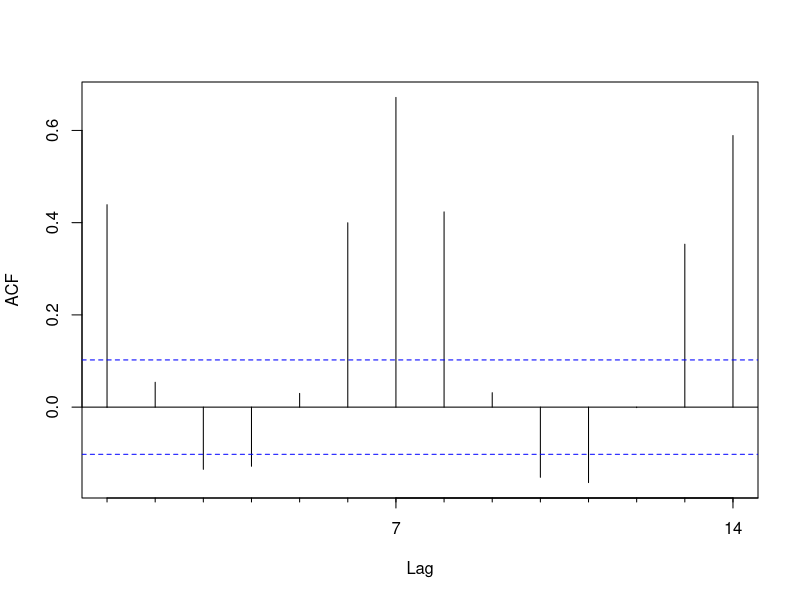
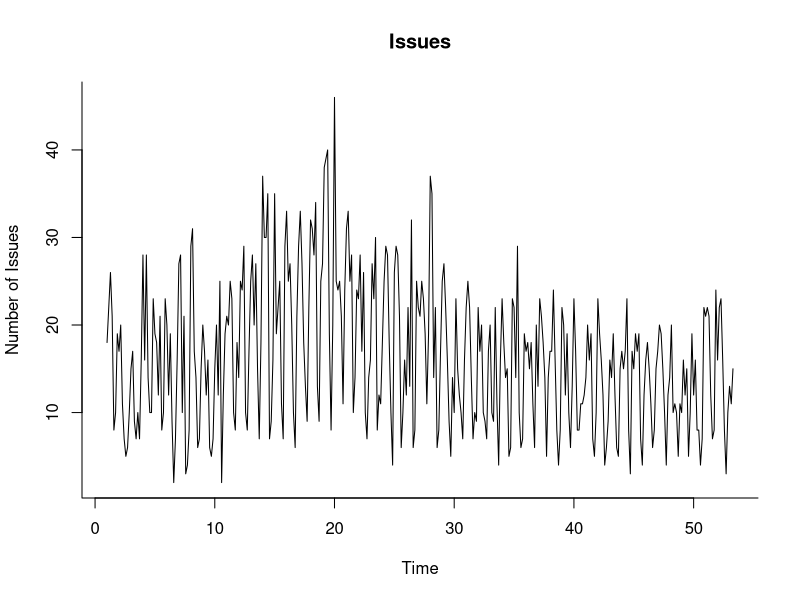
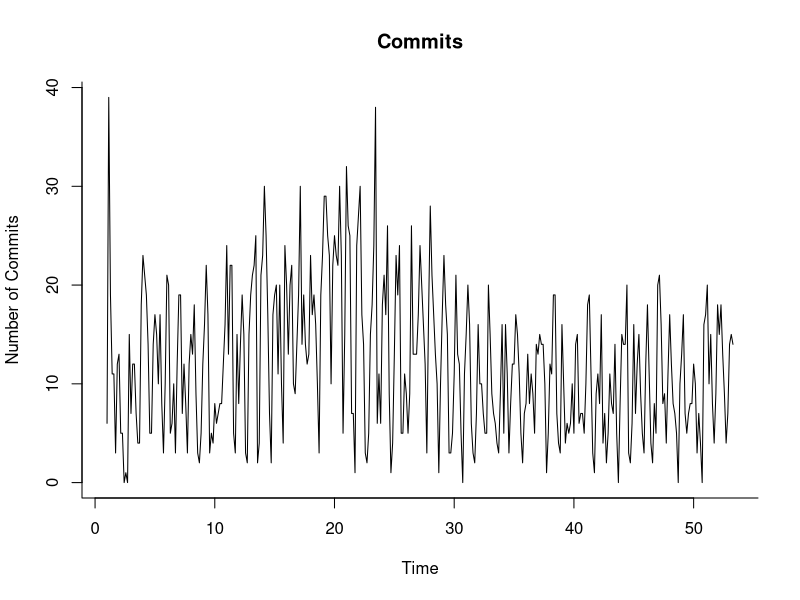
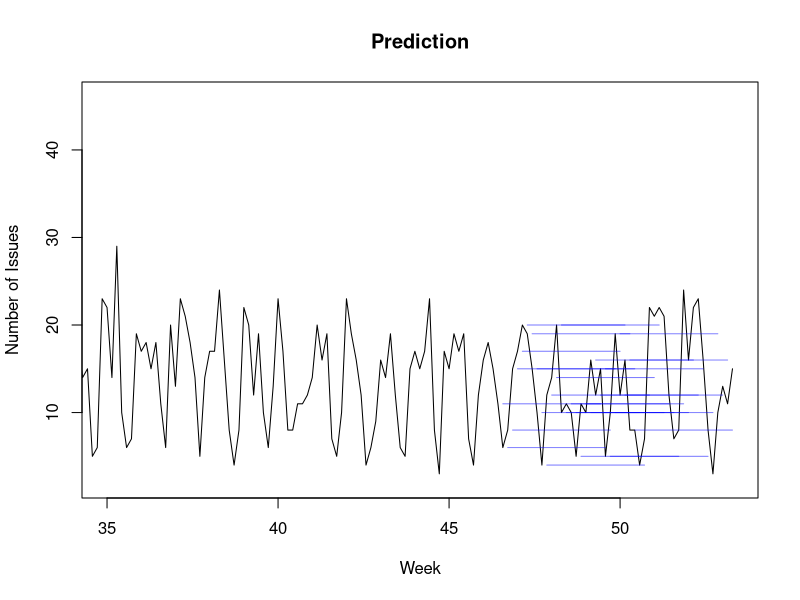
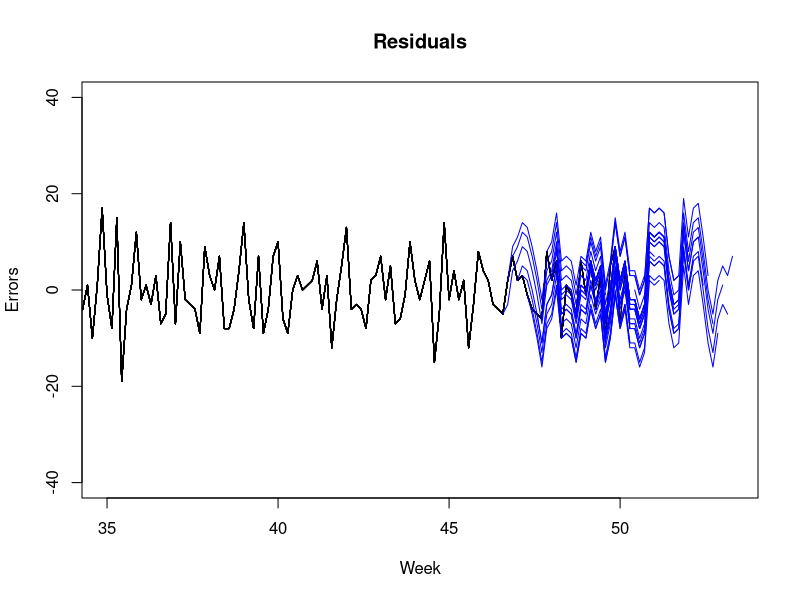
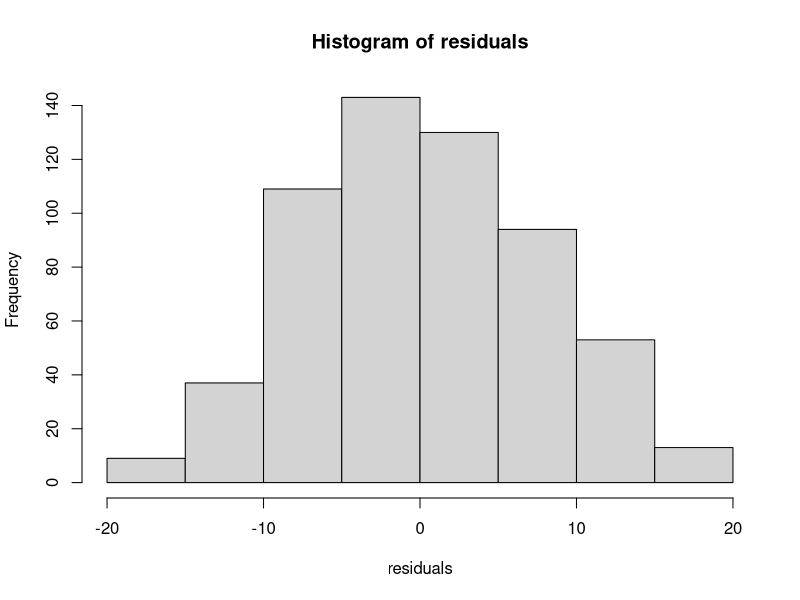
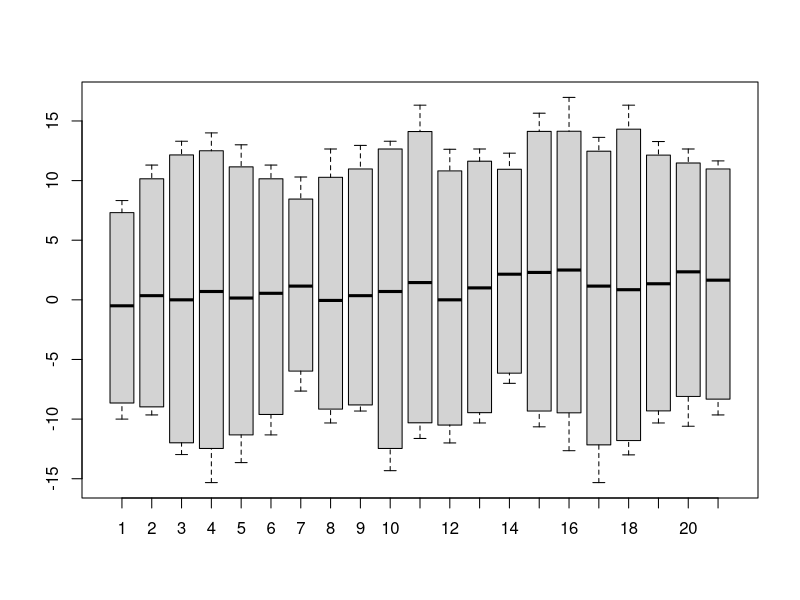
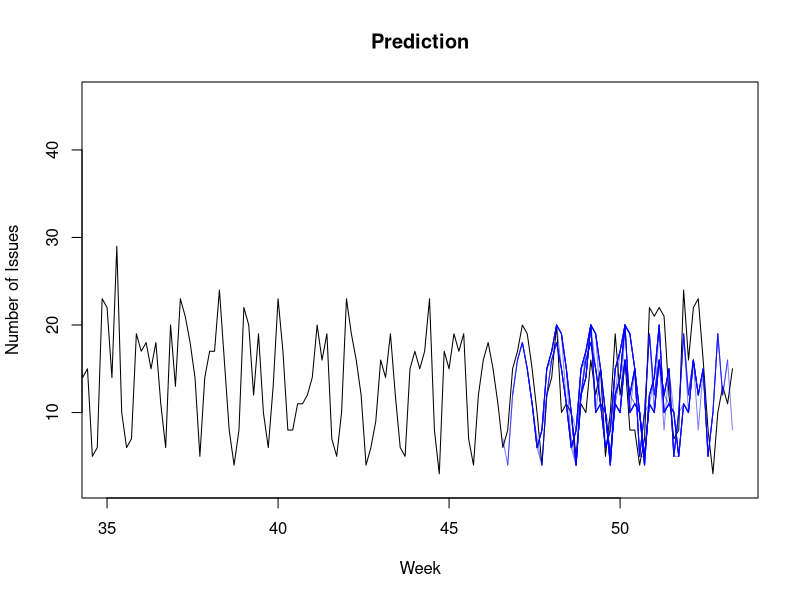

Write the R code that produced these figures, in order. (Note: this script raises an error after producing the figures.)
## ---- chunk 1
#install.packages('forecast')

library('forecast')
library(knitr)
#load the data frame
repository.csv <- read.csv("time_series/apache_spark_daily.csv")

repository.csv$date = as.POSIXlt(as.Date(repository.csv$date,format='%Y-%m-%d'))
## ---- chunk 2
to_date <- repository.csv$date[length(repository.csv$date)]
from_date <- to_date
from_date$year <- from_date$year - 1

repository.csv <- subset(repository.csv, date <= to_date & date >= from_date)
## ---- chunk 3
#loading issues and commits into a ts object
issues.ts <- ts(repository.csv$number_of_issues, frequency = 7) 


Acf(issues.ts, lag.max = 14, main = "")

commits.ts <- ts(repository.csv$number_of_commits, frequency = 7) 
pull_requests.ts <- ts(repository.csv$number_of_pull_requests, frequency = 7) 

plot(issues.ts, main = 'Issues', bty = 'l', ylab = 'Number of Issues')
plot(commits.ts, main = 'Commits', bty = 'l', ylab = 'Number of Commits')
## ---- chunk 4
time <- time(issues.ts)

n.sample <- 28
n.valid <- 21


separate.train.test <- function(timeserie, n.valid) {
  time <- time(timeserie)
  n.train <- length(timeserie) - n.valid
  results <- list()
  results$train.ts <- window(timeserie, start=time[1], end=time[n.train])
  results$valid.ts <- window(timeserie, start=time[n.train+1], end=time[n.train+n.valid])
  return(results)
}
# create a matrix of 14 column, each column is a time series create by rolling forward
all.issues <- sapply(0:(n.sample - 1), function(i) return(separate.train.test(window(issues.ts,start=time[1],end=time[length(issues.ts)-i]), n.valid)))
all.commits <- sapply(0:(n.sample - 1), function(i) return(separate.train.test(window(commits.ts,start=time[1],end=time[length(commits.ts)-i]), n.valid)))

issues  <- separate.train.test(issues.ts, n.valid)
commits  <- separate.train.test(commits.ts, n.valid)
## ---- chunk 5
# utility functions
# all.forecast is a matirx of 21(length of validation period) * 14(14 rolling forward)
mean.all.accuracy <- function(all.forecast) {
  Reduce("+", all.forecast['summary',])/length(all.forecast['summary',])
}

plot.all.residuals <- function(all.forecast) {
  plot(1, type="l", main="Residuals", xlim=c(35, 53.3), ylim=c(-40, 40), xlab = 'Week', ylab = 'Errors')
  sapply(1:n.sample, function(i) lines(all.forecast['train', i]$train - all.forecast['fitted', i]$fitted))
  sapply(1:n.sample, function(i) lines(all.forecast['residual',i]$residual, col = 'blue'))
  return(NULL)
}

plot.all.pred <- function(all.forecast) {
  plot(issues.ts, main="Prediction", xlim=c(35, 53.3), xlab = 'Week', ylab = 'Number of Issues')
  if (class(all.forecast['pred',1]$pred) == "forecast") {
    sapply(1:n.sample, function(i) lines(all.forecast['pred',i]$pred$mean, col=rgb(0, 0, 1, 0.5)))
  } else {
    sapply(1:n.sample, function(i) lines(all.forecast['pred',i]$pred, col=rgb(0, 0, 1, 0.5)))
  }
  return(NULL)
}

plot.pred <- function(forecast.with.interval.ts) {
  plot(issues.ts, main="Prediction Interval", xlim=c(35, 53.3), xlab = 'Week', ylab = 'Number of Issues')
  # how to plot shade, why is it not working here...~''
  apply(forecast.with.interval.ts, 2, function(x) lines(x))
  return(NULL)
}

hist.all.residuals <- function(all.forecast) {
  residuals <- sapply(1:n.sample, function(i) as.numeric(all.forecast['residual',i]$residual))
  hist(residuals)
  quantile(residuals,c(0.975,0.90,0.10,0.025))
}

# plot the boxplot of 21 validation period prediction residuals
boxplot.all.residuals <- function(all.forecast) {
  residuals <- sapply(1:n.sample, function(i) as.numeric(all.forecast['residual',i]$residual))
  boxplot(apply(residuals, 1, quantile.helper))
  return (quantile(residuals, c(0.975,0.90,0.10,0.025)))
}

# retrun the vector of qunatile of 0.975, 0.90, 0.10, 0.025
quantile.helper <- function(matrix) {
  return (quantile(matrix, c(0.975, 0.90, 0.10, 0.025)))
}

# get the quantile of each point prediction
get.quantile.of.residuals <- function(all.forecast) {
  residuals <- sapply(1:n.sample, function(i) as.numeric(all.forecast['residual',i]$residual))
  return (apply(residuals, 1, quantile.helper))
}

forecast.confidence <- function(ets.test.model.pred, quantile.of.residuals) {
  forecast.confidence.interval <- apply(quantile.of.residuals, 1, function(a.quantile) return(a.quantile+ets.test.model.pred))
  return(forecast.confidence.interval)
}

forecast.manual.interval <- function(x.train, f.train, f.pred, f.lower, f.upper) {
  mean <- f.pred
  x <- x.train
  residuals <- x.train - f.train
  fitted <- f.train
  level <- c(80, 95)
  lower <- f.lower
  upper <- f.upper
  
  # Construct output list
  output <- list(mean=mean, x=x, residuals=residuals, fitted=fitted, level=level, lower=lower, upper=upper)
  # Return with forecasting class
  return(structure(output, class='forecast'))
}

# to build custom forecast object
forecast.manual <- function(x.train, f.train, f.pred) {
  mean <- f.pred
  x <- x.train
  residuals <- x.train - f.train
  fitted <- f.train
  
  # Construct output list
  output <- list(mean=mean, x=x, residuals=residuals, fitted=fitted)
  # Return with forecasting class
  return(structure(output, class='forecast'))
}
## ---- chunk 6

naive.forecast <- function(sample) {
  results <- list()
  results$train <- sample$train.ts
  results$valid <- sample$valid.ts
  results$pred <- naive(sample$train.ts, h=n.valid)
  results$fitted <- results$pred$fitted
  results$residual <- sample$valid.ts - results$pred$mean
  results$summary <- accuracy(results$pred, sample$valid.ts)
  return(results)
}

all.naive.forecast <- sapply(1:n.sample, function(i) return(naive.forecast(all.issues[,i])))

kable(mean.all.accuracy(all.naive.forecast))
## ---- chunk 7
plot.all.pred(all.naive.forecast)
## ---- chunk 8
plot.all.residuals(all.naive.forecast)
## ---- chunk 9
hist.all.residuals(all.naive.forecast)
## ---- chunk 10
boxplot.all.residuals(all.naive.forecast)
## ---- chunk 11
snaive.forecast <- function(sample) {
  results <- list()
  results$train <- sample$train.ts
  results$valid <- sample$valid.ts
  results$pred <- snaive(sample$train.ts, h=n.valid)
  results$fitted <- results$pred$fitted
  results$residual <- sample$valid.ts - results$pred$mean
  results$summary <- accuracy(results$pred, sample$valid.ts)
  
  return(results)
}

all.snaive.forecast <- sapply(1:n.sample, function(i) return(snaive.forecast(all.issues[,i])))

kable(mean.all.accuracy(all.snaive.forecast))
## ---- chunk 12
plot.all.pred(all.snaive.forecast)
## ---- chunk 13
plot.all.residuals(all.snaive.forecast)
## ---- chunk 14
hist.all.residuals(all.snaive.forecast)
## ---- chunk 15
boxplot.all.residuals(all.snaive.forecast)
## ---- chunk 16
hw.forecast <- function(sample) {
  results <- list()
  results$train <- sample$train.ts
  results$valid <- sample$valid.ts
  results$model <- ets(sample$train.ts, model = "ZNA")
  results$pred <- forecast(results$model, h=n.valid)
  results$fitted <- results$pred$fitted
  results$residual <- sample$valid.ts - results$pred$mean
  results$summary <- accuracy(results$pred, sample$valid.ts)
  return(results)
}


all.hw.forecast <- sapply(1:n.sample, function(i) return(hw.forecast(all.issues[,i])))

kable(mean.all.accuracy(all.hw.forecast))
## ---- chunk 17
plot.all.pred(all.hw.forecast)
## ---- chunk 18
plot.all.residuals(all.hw.forecast)
## ---- chunk 19
hist.all.residuals(all.hw.forecast)
## ---- chunk 20
boxplot.all.residuals(all.hw.forecast)
## ---- chunk 21
ma.dd.forecast <- function(sample) {
  train.issues.d1 <- diff(sample$train.ts, lag = 1)
  train.issues.d1.d7 <- diff(train.issues.d1, lag = 7)
  
  ma.trailing <- rollmean(train.issues.d1.d7, k = 7, align = "right")
  last.ma <- tail(ma.trailing, 1)
  ma.trailing.pred <- ts(c(ma.trailing, rep(last.ma, n.valid)), start=c(3, 1), frequency = 7)
  
  ma.dd.pred.d1 <- train.issues.d1
  ma.dd.pred <- sample$train.ts
  
  for(i in 1:(n.valid/7)) {
    ma.dd.pred.d1 <- ma.trailing.pred + lag(ma.dd.pred.d1,k = -7)
    ma.dd.pred <- ma.dd.pred.d1 + lag(ma.dd.pred,k = -8)
  }
  
  results <- list()
  results$train <- sample$train.ts
  results$valid <- sample$valid.ts
  
  valid.time <- time(results$valid)
  train.time <- time(results$train)
  
  dd.fitted <- window(ma.dd.pred, start=c(5,3), end=end(train.time), frequency=frequency(train.time))
  dd.pred <- window(ma.dd.pred, start=start(valid.time), end=end(valid.time), frequency=frequency(valid.time))
  
  results$pred <- forecast.manual(window(results$train, start=c(5,3)), dd.fitted, dd.pred)
  results$fitted <- results$pred$fitted

  results$residual <- sample$valid.ts - results$pred$mean
  results$summary <- accuracy(results$pred, sample$valid.ts)
  
  return(results)
}

all.ma.dd.forecast <- sapply(1:n.sample, function(i) return(ma.dd.forecast(all.issues[,i])))

kable(mean.all.accuracy(all.ma.dd.forecast))
plot.all.pred(all.ma.dd.forecast)
plot.all.residuals(all.ma.dd.forecast)
hist.all.residuals(all.ma.dd.forecast)
boxplot.all.residuals(all.ma.dd.forecast)
## ---- chunk 22
regr.add.forecast <- function(sample) {
  results <- list()
  results$train <- sample$train.ts
  results$valid <- sample$valid.ts
  results$model <- tslm(sample$train.ts ~ season)
  results$pred <- forecast(results$model, h=n.valid)
  results$fitted <- results$pred$fitted
  results$residual <- sample$valid.ts - results$pred$mean
  results$summary <- accuracy(results$pred, sample$valid.ts)
  
  return(results)
}

all.regr.add.forecast <- sapply(1:n.sample, function(i) return(regr.add.forecast(all.issues[,i])))

kable(mean.all.accuracy(all.regr.add.forecast))
## ---- chunk 23
plot.all.pred(all.regr.add.forecast)
## ---- chunk 24
plot.all.residuals(all.regr.add.forecast)
## ---- chunk 25
hist.all.residuals(all.regr.add.forecast)
## ---- chunk 26
boxplot.all.residuals(all.regr.add.forecast)
## ---- chunk 27
regr.mult.forecast <- function(sample.issues) {
  train.ts <- sample.issues$train.ts
  valid.ts <- sample.issues$valid.ts
  train.lm <- tslm(train.ts ~ season, lambda = 0)
  train.lm.pred <- forecast(train.lm, h=n.valid)
  lm.summary <- accuracy(train.lm.pred, valid.ts)
  
  results <- list()
  results$train <- train.ts
  results$valid <- valid.ts
  results$model <- train.lm
  results$pred <- train.lm.pred
  results$fitted <- train.lm.pred$fitted
  results$residual <- valid.ts - train.lm.pred$mean
  results$summary <- lm.summary
  
  return(results)
}

all.regr.mult.forecast <- sapply(1:n.sample, function(i) return(regr.mult.forecast(all.issues[,i])))

kable(mean.all.accuracy(all.regr.mult.forecast))
## ---- chunk 28
plot.all.pred(all.regr.mult.forecast)
## ---- chunk 29
plot.all.residuals(all.regr.mult.forecast)
## ---- chunk 30
hist.all.residuals(all.regr.mult.forecast)
## ---- chunk 31
boxplot.all.residuals(all.regr.mult.forecast)
## ---- chunk 32
nnetar.forecast <- function(sample) {
  results <- list()
  results$train <- sample$train.ts
  results$valid <- sample$valid.ts
  results$model <- nnetar(sample$train.ts, repeats = 20, p=1, P=1, size=7 )
  results$pred <- forecast(results$model, h=n.valid)
  results$fitted <- results$pred$fitted
  results$residual <- sample$valid.ts - results$pred$mean
  results$summary <- accuracy(results$pred, sample$valid.ts)
  
  return(results)
}

all.nnetar.forecast <- sapply(1:n.sample, function(i) return(nnetar.forecast(all.issues[,i])))

kable(mean.all.accuracy(all.nnetar.forecast))
plot.all.pred(all.nnetar.forecast)
plot.all.residuals(all.nnetar.forecast)
hist.all.residuals(all.nnetar.forecast)
boxplot.all.residuals(all.nnetar.forecast)
## ---- chunk 33
regr.ext.forecast <- function(issues, commits.sample) {
  commits_x <- ts(c(commits.sample$train.ts[1:(length(commits.sample$train.ts) - 1)]), frequency = 7, start = c(1,2))
  issues$train.ts <- window(issues$train.ts, start=c(1,2))
  
  newdata <- data.frame(as.numeric(snaive(commits_x, h=n.valid)$mean))
  colnames(newdata) <- c('commits_x')
  
  results <- list()
  results$train <- issues$train.ts
  results$valid <- issues$valid.ts
  results$model <- tslm(issues$train.ts ~ season + trend + commits_x)
  results$pred <- forecast(results$model, h=n.valid, newdata=newdata)
  results$fitted <- results$pred$fitted
  results$residual <- issues$valid.ts - results$pred$mean
  results$summary <- accuracy(results$pred, issues$valid.ts)
  
  return(results)
}

all.regr.ext.forecast <- sapply(1:n.sample, function(i) return(regr.ext.forecast(all.issues[,i], all.commits[,i])))

kable(mean.all.accuracy(all.regr.ext.forecast))

plot.all.pred(all.regr.ext.forecast)
plot.all.residuals(all.regr.ext.forecast)
hist.all.residuals(all.regr.ext.forecast)
boxplot.all.residuals(all.regr.ext.forecast)
## ---- chunk 34
ensemble.forecast <- function(list.of.forecast) {
  results <- list()
  results$train <- list.of.forecast[[1]]$train
  results$valid <- list.of.forecast[[1]]$valid
  
  valid.time <- time(results$valid)
  train.time <- time(results$train)
  
  mean.pred <- ts(
    rowMeans(sapply(list.of.forecast, function(forecast) forecast$pred$mean)), 
    start=start(valid.time), 
    end=end(valid.time), 
    frequency=frequency(valid.time))
  
  mean.fitted <- ts(
    rowMeans(sapply(list.of.forecast, function(forecast) window(forecast$fitted, start=c(5,3)))), 
    start=start(train.time), 
    end=end(train.time), 
    frequency=frequency(train.time))
  
  results$pred <- forecast.manual(window(results$train, start=c(5,3)), mean.fitted, mean.pred)
  
  results$fitted <- results$pred$fitted
  
  results$residual <- results$valid - results$pred$mean
  results$summary <- accuracy(results$pred, results$valid)
  
  return(results)
}

all.ensemble.forecast <- sapply(
  1:n.sample, 
  function(i) return(ensemble.forecast(list(all.regr.mult.forecast[,i], all.hw.forecast[,i])))
)

kable(mean.all.accuracy(all.ensemble.forecast))

Acf(all.ensemble.forecast[,1]$residual, lag.max = 14, main = "")

test <- list()
test$train.ts <- issues.ts
test$valid.ts <- naive(issues.ts, h=n.valid)$mean

test.forecast <- ensemble.forecast(list(regr.mult.forecast(test), hw.forecast(test)))
quantile.of.residuals <- get.quantile.of.residuals(all.ensemble.forecast)
# the prediction intrerval of each time stamp
test.forecast.confidence.interval <- forecast.confidence(test.forecast$pred$mean, quantile.of.residuals)
# convert the prediction interval into time series object
test.forecast.confidence.interval.ts <- ts(test.forecast.confidence.interval, start = c(53, 4), end = c(56, 3), frequency = 7)

forecast.object <- forecast.manual.interval(
  x.train=issues.ts, 
  f.train=test.forecast$fitted, 
  f.pred=test.forecast$pred$mean, 
  f.lower=test.forecast.confidence.interval.ts[,1:2], 
  f.upper= test.forecast.confidence.interval.ts[,3:4])
## ---- chunk 35
plot.all.pred(all.ensemble.forecast)
## ---- chunk 36
plot.all.residuals(all.ensemble.forecast)
## ---- chunk 37
hist.all.residuals(all.ensemble.forecast)
## ---- chunk 38
boxplot.all.residuals(all.ensemble.forecast)
## ---- chunk 39
# plot the prediction on test period with the prediction interval
plot(forecast.object, xlim=c(35, 56))
